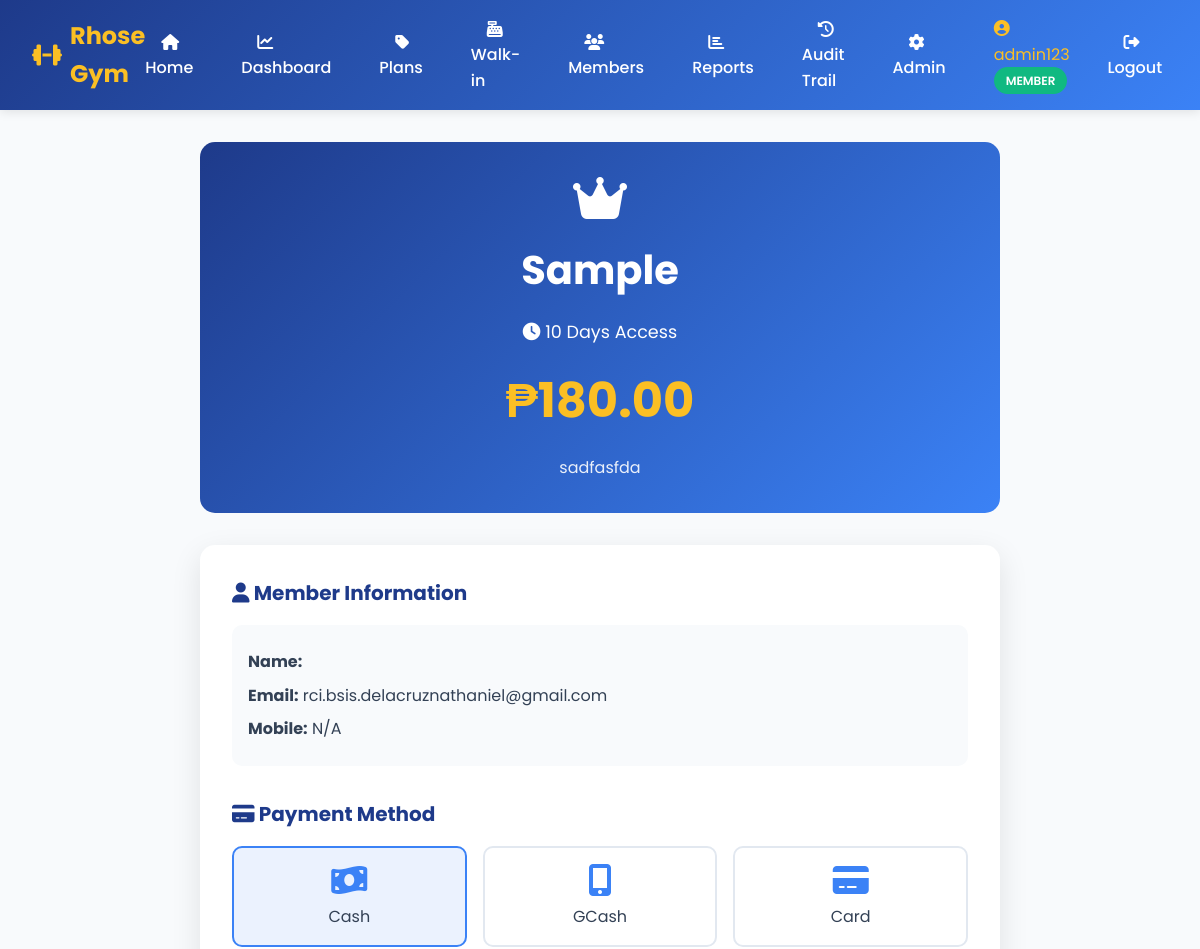
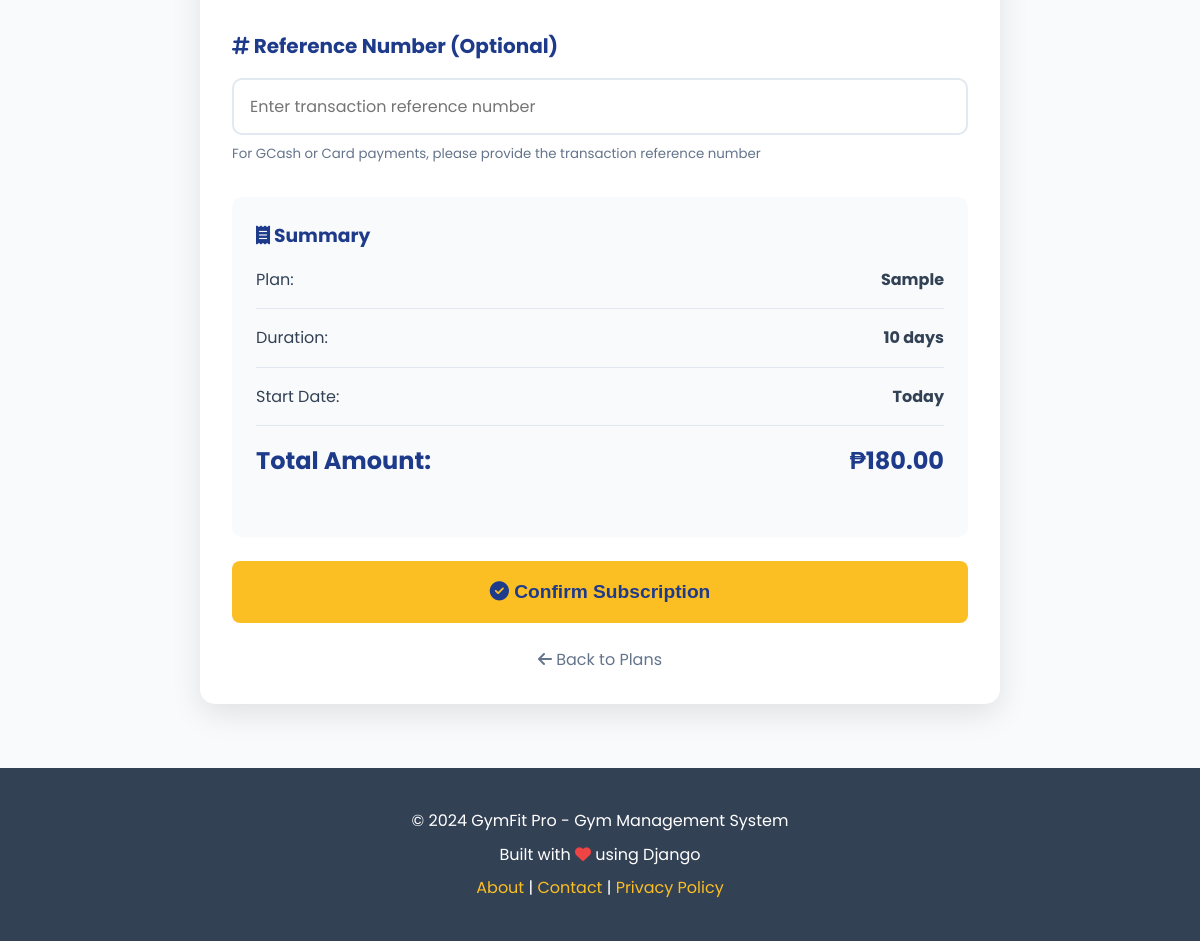
Page /plans/subscribe/7/ (signed in) on the committed database (2 pictures, top to bottom).
### gym_app/models.py (models this page shows, shortened)
class User(AbstractUser):
    ROLE_CHOICES = [
        ('admin', 'Admin'),
        ('staff', 'Staff'),
        ('member', 'Member'),
    ]
    role = models.CharField(max_length=10, choices=ROLE_CHOICES, default='member')
    mobile_no = models.CharField(max_length=20, blank=True, null=True)
    address = models.TextField(blank=True, null=True)
    birthdate = models.DateField(blank=True, null=True)
    age = models.IntegerField(blank=True, null=True)
    kiosk_pin = models.CharField(
        max_length=6,
        blank=True,
        null=True,
        unique=True,
        help_text="6-digit PIN for kiosk check-in/out",
        verbose_name="Kiosk PIN"
    )
    created_at = models.DateTimeField(auto_now_add=True)
    updated_at = models.DateTimeField(auto_now=True)
    class Meta:
        db_table = 'users'
        verbose_name = 'User'
        verbose_name_plural = 'Users'
    def is_admin(self):
        return self.role == 'admin' or self.is_superuser
    def is_staff_or_admin(self):
        return self.role in ['admin', 'staff'] or self.is_superuser or self.is_staff

class MembershipPlan(models.Model):
    name = models.CharField(max_length=100)
    duration_days = models.IntegerField(help_text="Duration in days")
    price = models.DecimalField(max_digits=10, decimal_places=2)
    description = models.TextField(blank=True, null=True)
    is_active = models.BooleanField(default=True)
    created_at = models.DateTimeField(auto_now_add=True)
    updated_at = models.DateTimeField(auto_now=True)
    class Meta:
        db_table = 'membership_plans'
        verbose_name = 'Membership Plan'
        verbose_name_plural = 'Membership Plans'
        ordering = ['price']

### gym_app/views.py (the view, shortened to what this page needs)
# urls.py: path('plans/subscribe/<int:plan_id>/', views.subscribe_plan, name='subscribe_plan'),
@login_required
def subscribe_plan(request, plan_id):
    if request.user.role != 'member':
        messages.error(request, 'Only members can subscribe to plans.')
        return redirect('membership_plans')
    plan = get_object_or_404(MembershipPlan, id=plan_id, is_active=True)
    active_membership = UserMembership.objects.filter(
        user=request.user,
        status='active'
    ).first()
    if active_membership:
        messages.warning(request, 'You already have an active membership.')
        return redirect('dashboard')
    context = {
        'plan': plan,
    }
    return render(request, 'gym_app/subscribe_plan.html', context)

### templates/gym_app/subscribe_plan.html (shortened to what this page needs)
{% extends 'gym_app/base.html' %}
{% block content %}
{% load static %}
<link rel="stylesheet" href="{% static 'gym_app/css/pages/subscribe_plan.css' %}">
<div class="subscribe-container">
    <div class="plan-summary">
        <i class="fas fa-crown" style="font-size: 3rem; margin-bottom: 1rem;"></i>
        <h1>{{ plan.name }}</h1>
        <p style="font-size: 1.1rem; margin-bottom: 1rem;">
            <i class="fas fa-clock"></i> {{ plan.duration_days }} Days Access
        </p>
        <div class="price">₱{{ plan.price }}</div>
        <p style="opacity: 0.9;">{{ plan.description|default:"Full gym access and facilities" }}</p>
    </div>
    <div class="subscription-card">
        <form method="post" action="{% url 'subscribe_plan' plan.id %}">
            <div class="form-section">
                <h3><i class="fas fa-user"></i> Member Information</h3>
                <div style="background-color: var(--light-bg); padding: 1rem; border-radius: 10px;">
                    <p style="margin: 0.5rem 0;"><strong>Name:</strong> {{ user.get_full_name }}</p>
                    <p style="margin: 0.5rem 0;"><strong>Email:</strong> {{ user.email }}</p>
                    <p style="margin: 0.5rem 0;"><strong>Mobile:</strong> {{ user.mobile_no|default:"N/A" }}</p>
                </div>
            </div>
            <div class="form-section">
                <h3><i class="fas fa-credit-card"></i> Payment Method</h3>
                <div class="payment-methods">
                    <div class="payment-option">
                        <label for="cash">
                            <i class="fas fa-money-bill-wave"></i>
                            <div>Cash</div>
                        </label>
                    </div>
                    <div class="payment-option">
                        <label for="gcash">
                            <i class="fas fa-mobile-alt"></i>
                            <div>GCash</div>
                        </label>
                    </div>
                    <div class="payment-option">
                        <label for="card">
                            <i class="fas fa-credit-card"></i>
                            <div>Card</div>
                        </label>
                    </div>
                </div>
            </div>
            <div class="form-section">
                <h3><i class="fas fa-hashtag"></i> Reference Number (Optional)</h3>
                <div class="form-group">
                    <input
                        type="text"
                        name="reference_no"
                        class="form-control"
                        placeholder="Enter transaction reference number"
                    >
                    <small style="color: var(--gray); display: block; margin-top: 0.5rem;">
                        For GCash or Card payments, please provide the transaction reference number
                    </small>
                </div>
            </div>
            <div class="summary-box">
                <h3 style="color: var(--primary-blue); margin-bottom: 1rem;">
                    <i class="fas fa-receipt"></i> Summary
                </h3>
                <div class="summary-row">
                    <span>Plan:</span>
                    <strong>{{ plan.name }}</strong>
                </div>
                <div class="summary-row">
                    <span>Duration:</span>
                    <strong>{{ plan.duration_days }} days</strong>
                </div>
                <div class="summary-row">
                    <span>Start Date:</span>
                    <strong>Today</strong>
                </div>
                <div class="summary-row">
                    <span>Total Amount:</span>
                    <strong>₱{{ plan.price }}</strong>
                </div>
            </div>
            <button type="submit" class="btn btn-gold btn-submit">
                <i class="fas fa-check-circle"></i> Confirm Subscription
            </button>
        </form>
        <div style="text-align: center; margin-top: 1.5rem;">
            <a href="{% url 'membership_plans' %}" style="color: var(--gray); text-decoration: none;">
                <i class="fas fa-arrow-left"></i> Back to Plans
            </a>
        </div>
    </div>
</div>
{% endblock %}

### templates/gym_app/base.html (shortened to what this page needs)
<!DOCTYPE html>
<html lang="en">
<head>
    <link rel="stylesheet" href="https://cdnjs.cloudflare.com/ajax/libs/font-awesome/6.4.0/css/all.min.css">
    {% load static %}
    <link rel="stylesheet" href="{% static 'gym_app/css/base/base.css' %}">
</head>
<body>
    <nav class="navbar">
        <div class="container">
            <a href="{% url 'home' %}" class="navbar-brand">
                <i class="fas fa-dumbbell"></i>
                Rhose Gym
            </a>
            <ul class="navbar-menu">
                <li><a href="{% url 'home' %}"><i class="fas fa-home"></i> Home</a></li>
                {% if user.is_authenticated %}
                    <li><a href="{% url 'dashboard' %}"><i class="fas fa-chart-line"></i> Dashboard</a></li>
                    <li><a href="{% url 'membership_plans' %}"><i class="fas fa-tag"></i> Plans</a></li>
                    {% if user.is_staff_or_admin %}
                        <li><a href="{% url 'walkin_purchase' %}"><i class="fas fa-cash-register"></i> Walk-in</a></li>
                        <li><a href="{% url 'members_list' %}"><i class="fas fa-users"></i> Members</a></li>
                    {% endif %}
                    {% if user.is_admin %}
                        <li><a href="{% url 'reports' %}"><i class="fas fa-chart-bar"></i> Reports</a></li>
                        <li><a href="{% url 'audit_trail' %}"><i class="fas fa-history"></i> Audit Trail</a></li>
                        <li><a href="/admin/"><i class="fas fa-cog"></i> Admin</a></li>
                    {% endif %}
                    <li>
                        <span style="color: var(--gold); margin-right: 0.5rem;">
                            <i class="fas fa-user-circle"></i> {{ user.get_full_name|default:user.username }}
                            <span class="user-badge badge-{{ user.role }}">{{ user.role }}</span>
                        </span>
                    </li>
                    <li><a href="{% url 'logout' %}"><i class="fas fa-sign-out-alt"></i> Logout</a></li>
                {% else %}
                    <li><a href="{% url 'about' %}"><i class="fas fa-info-circle"></i> About</a></li>
                    <li><a href="{% url 'login' %}"><i class="fas fa-sign-in-alt"></i> Login</a></li>
                    <li><a href="{% url 'register' %}" class="btn-gold"><i class="fas fa-user-plus"></i> Sign Up</a></li>
                {% endif %}
            </ul>
        </div>
    </nav>
    <main class="main-content">
        {% block content %}{% endblock %}
    </main>
    <footer class="footer">
        <div class="container">
            <p>&copy; 2024 GymFit Pro - Gym Management System</p>
            <p>Built with <i class="fas fa-heart" style="color: var(--danger);"></i> using Django</p>
            <p>
                <a href="{% url 'about' %}">About</a> |
                <a href="#">Contact</a> |
                <a href="#">Privacy Policy</a>
            </p>
        </div>
    </footer>
</body>
</html>

### gym_app/static/gym_app/css/base/base.css (style rules this page uses)
* { margin: 0; padding: 0; box-sizing: border-box; }
:root { --primary-blue: #1e3a8a; --secondary-blue: #3b82f6; --gold: #fbbf24; --dark-gold: #f59e0b; --light-bg: #f8fafc; --white: #ffffff; --gray: #64748b; --dark-gray: #334155; --success: #10b981; --danger: #ef4444; --warning: #f59e0b; }
body { font-family: 'Poppins', sans-serif; background-color: var(--light-bg); color: var(--dark-gray); line-height: 1.6; }
.navbar { background: linear-gradient(135deg, var(--primary-blue) 0%, var(--secondary-blue) 100%); color: var(--white); padding: 1rem 0; box-shadow: 0 2px 10px rgba(0,0,0,0.1); position: sticky; top: 0; z-index: 1000; }
.navbar .container { max-width: 1200px; margin: 0 auto; padding: 0 2rem; display: flex; justify-content: space-between; align-items: center; }
.navbar-brand { font-size: 1.5rem; font-weight: 700; color: var(--gold); text-decoration: none; display: flex; align-items: center; gap: 0.5rem; }
.navbar-menu { display: flex; gap: 2rem; list-style: none; align-items: center; }
.navbar-menu a { color: var(--white); text-decoration: none; font-weight: 500; transition: color 0.3s; padding: 0.5rem 1rem; border-radius: 5px; }
.main-content { max-width: 1200px; margin: 2rem auto; padding: 0 2rem; min-height: calc(100vh - 200px); }
.footer { background-color: var(--dark-gray); color: var(--white); padding: 2rem 0; margin-top: 4rem; text-align: center; }
.footer .container { max-width: 1200px; margin: 0 auto; padding: 0 2rem; }
.footer p { margin: 0.5rem 0; }
.footer a { color: var(--gold); text-decoration: none; }
.btn { display: inline-block; padding: 0.75rem 1.5rem; border-radius: 8px; text-decoration: none; font-weight: 600; transition: all 0.3s; border: none; cursor: pointer; font-size: 1rem; }
.btn-gold { background-color: var(--gold); color: var(--primary-blue); }
.user-badge { display: inline-block; padding: 0.25rem 0.75rem; border-radius: 15px; font-size: 0.75rem; font-weight: 600; text-transform: uppercase; }
.badge-member { background-color: var(--success); color: var(--white); }

### gym_app/static/gym_app/css/pages/subscribe_plan.css (style rules this page uses)
.subscribe-container { max-width: 800px; margin: 2rem auto; }
.plan-summary { background: linear-gradient(135deg, var(--primary-blue) 0%, var(--secondary-blue) 100%); color: var(--white); padding: 2rem; border-radius: 15px; margin-bottom: 2rem; text-align: center; }
.plan-summary h1 { font-size: 2.5rem; margin-bottom: 1rem; }
.plan-summary .price { font-size: 3rem; font-weight: 700; color: var(--gold); margin: 1rem 0; }
.subscription-card { background: var(--white); border-radius: 15px; padding: 2rem; box-shadow: 0 10px 30px rgba(0, 0, 0, 0.1); }
.form-section { margin-bottom: 2rem; }
.form-section h3 { color: var(--primary-blue); margin-bottom: 1rem; font-size: 1.25rem; }
.form-group { margin-bottom: 1.5rem; }
.form-control { width: 100%; padding: 0.875rem 1rem; border: 2px solid #e2e8f0; border-radius: 10px; font-size: 1rem; transition: all 0.3s; font-family: 'Poppins', sans-serif; }
.payment-methods { display: grid; grid-template-columns: repeat(3, 1fr); gap: 1rem; }
.payment-option { position: relative; }
.payment-option label { display: block; padding: 1rem; border: 2px solid #e2e8f0; border-radius: 10px; text-align: center; cursor: pointer; transition: all 0.3s; }
.payment-option input[type="radio"]:checked + label { border-color: var(--secondary-blue); background-color: rgba(59, 130, 246, 0.1); }
.payment-option label i { font-size: 2rem; display: block; margin-bottom: 0.5rem; color: var(--secondary-blue); }
.summary-box { background-color: var(--light-bg); padding: 1.5rem; border-radius: 10px; margin-top: 2rem; }
.summary-row { display: flex; justify-content: space-between; margin-bottom: 1rem; padding-bottom: 1rem; border-bottom: 1px solid #e2e8f0; }
.summary-row:last-child { border-bottom: none; font-size: 1.5rem; font-weight: 700; color: var(--primary-blue); }
.btn-submit { width: 100%; padding: 1.25rem; font-size: 1.2rem; margin-top: 1.5rem; }

### rows in the picture
User: get_full_name "admin123", role "MEMBER", email "rci.bsis.delacruznathaniel@gmail.com", mobile_no "N/A"
MembershipPlan: name "Sample", duration_days "10", price "180.00", description "sadfasfda"
